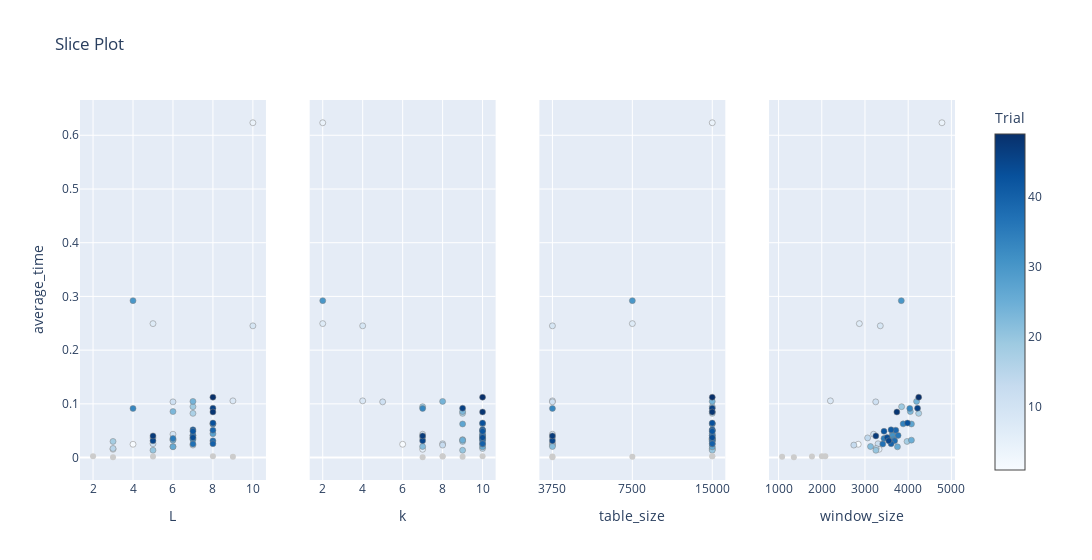

The code cell stored with this chart in its notebook:
### Code cell
plot_slice(lsh_study, target = lambda t: t.values[1], target_name = 'average_time')

### Figure 1 — Plotly figure (JSON) as saved in the notebook; plotly's stock layout.template omitted (floating-point values rounded to 4 significant figures)
{"data": [{"marker": {"color": [1, 4, 5, 7, 8, 9, 10, 11, 12, 13, 14, 15, 17, 18, 19, 20, 21, 22, 23, 24, 25, 26, 27, 28, 29, 30, 31, 32, 33, 34, 35, 36, 37, 38, 39, 40, 41, 42, 43, 44, 45, 46, 47, 48, 49], "colorbar": {"title": {"text": "Trial"}, "x": 1, "xpad": 40}, "colorscale": [[0, "rgb(247,251,255)"], [0.125, "rgb(222,235,247)"], [0.25, "rgb(198,219,239)"], [0.375, "rgb(158,202,225)"], [0.5, "rgb(107,174,214)"], [0.625, "rgb(66,146,198)"], [0.75, "rgb(33,113,181)"], [0.875, "rgb(8,81,156)"], [1, "rgb(8,48,107)"]], "line": {"color": "Grey", "width": 0.5}, "showscale": true}, "mode": "markers", "name": "Feasible Trial", "showlegend": false, "type": "scatter", "x": [4, 10, 3, 5, 9, 10, 6, 6, 5, 7, 5, 3, 7, 3, 7, 5, 6, 6, 6, 7, 6, 6, 8, 8, 7, 4, 7, 7, 4, 8, 6, 7, 7, 8, 8, 8, 7, 7, 8, 7, 5, 8, 5, 8, 8], "xaxis": "x", "y": [0.02478, 0.6233, 0.01547, 0.2493, 0.1056, 0.2453, 0.04344, 0.1037, 0.02568, 0.0232, 0.03656, 0.01694, 0.08227, 0.03001, 0.09474, 0.01357, 0.03337, 0.02056, 0.08566, 0.1045, 0.03245, 0.01998, 0.06251, 0.04431, 0.0356, 0.2921, 0.04078, 0.03358, 0.09146, 0.06272, 0.03557, 0.04129, 0.02515, 0.03107, 0.05091, 0.02574, 0.05164, 0.04891, 0.0643, 0.03717, 0.03124, 0.09188, 0.04032, 0.08483, 0.1124], "yaxis": "y"}, {"marker": {"color": "#cccccc"}, "mode": "markers", "name": "Infeasible Trial", "showlegend": false, "type": "scatter", "x": [8, 5, 3, 9, 2], "xaxis": "x", "y": [0.002289, 0.001785, 0.0005732, 0.001318, 0.002351], "yaxis": "y"}, {"marker": {"color": [1, 4, 5, 7, 8, 9, 10, 11, 12, 13, 14, 15, 17, 18, 19, 20, 21, 22, 23, 24, 25, 26, 27, 28, 29, 30, 31, 32, 33, 34, 35, 36, 37, 38, 39, 40, 41, 42, 43, 44, 45, 46, 47, 48, 49], "colorbar": {"title": {"text": "Trial"}, "x": 1, "xpad": 40}, "colorscale": [[0, "rgb(247,251,255)"], [0.125, "rgb(222,235,247)"], [0.25, "rgb(198,219,239)"], [0.375, "rgb(158,202,225)"], [0.5, "rgb(107,174,214)"], [0.625, "rgb(66,146,198)"], [0.75, "rgb(33,113,181)"], [0.875, "rgb(8,81,156)"], [1, "rgb(8,48,107)"]], "line": {"color": "Grey", "width": 0.5}, "showscale": false}, "mode": "markers", "name": "Feasible Trial", "showlegend": false, "type": "scatter", "x": [6, 2, 7, 2, 4, 4, 7, 5, 8, 8, 7, 10, 9, 9, 7, 9, 9, 7, 9, 8, 9, 10, 9, 10, 10, 2, 10, 10, 7, 10, 10, 10, 10, 10, 10, 10, 10, 10, 10, 10, 7, 9, 7, 10, 10], "xaxis": "x2", "y": [0.02478, 0.6233, 0.01547, 0.2493, 0.1056, 0.2453, 0.04344, 0.1037, 0.02568, 0.0232, 0.03656, 0.01694, 0.08227, 0.03001, 0.09474, 0.01357, 0.03337, 0.02056, 0.08566, 0.1045, 0.03245, 0.01998, 0.06251, 0.04431, 0.0356, 0.2921, 0.04078, 0.03358, 0.09146, 0.06272, 0.03557, 0.04129, 0.02515, 0.03107, 0.05091, 0.02574, 0.05164, 0.04891, 0.0643, 0.03717, 0.03124, 0.09188, 0.04032, 0.08483, 0.1124], "yaxis": "y2"}, {"marker": {"color": "#cccccc"}, "mode": "markers", "name": "Infeasible Trial", "showlegend": false, "type": "scatter", "x": [10, 8, 7, 9, 8], "xaxis": "x2", "y": [0.002289, 0.001785, 0.0005732, 0.001318, 0.002351], "yaxis": "y2"}, {"marker": {"color": [1, 4, 5, 7, 8, 9, 10, 11, 12, 13, 14, 15, 17, 18, 19, 20, 21, 22, 23, 24, 25, 26, 27, 28, 29, 30, 31, 32, 33, 34, 35, 36, 37, 38, 39, 40, 41, 42, 43, 44, 45, 46, 47, 48, 49], "colorbar": {"title": {"text": "Trial"}, "x": 1, "xpad": 40}, "colorscale": [[0, "rgb(247,251,255)"], [0.125, "rgb(222,235,247)"], [0.25, "rgb(198,219,239)"], [0.375, "rgb(158,202,225)"], [0.5, "rgb(107,174,214)"], [0.625, "rgb(66,146,198)"], [0.75, "rgb(33,113,181)"], [0.875, "rgb(8,81,156)"], [1, "rgb(8,48,107)"]], "line": {"color": "Grey", "width": 0.5}, "showscale": false}, "mode": "markers", "name": "Feasible Trial", "showlegend": false, "type": "scatter", "x": [3750, 15000, 15000, 7500, 3750, 3750, 3750, 3750, 3750, 3750, 3750, 15000, 15000, 15000, 15000, 15000, 15000, 3750, 15000, 15000, 15000, 15000, 15000, 15000, 15000, 7500, 15000, 15000, 3750, 15000, 15000, 15000, 15000, 15000, 15000, 15000, 15000, 15000, 15000, 15000, 3750, 15000, 3750, 15000, 15000], "xaxis": "x3", "y": [0.02478, 0.6233, 0.01547, 0.2493, 0.1056, 0.2453, 0.04344, 0.1037, 0.02568, 0.0232, 0.03656, 0.01694, 0.08227, 0.03001, 0.09474, 0.01357, 0.03337, 0.02056, 0.08566, 0.1045, 0.03245, 0.01998, 0.06251, 0.04431, 0.0356, 0.2921, 0.04078, 0.03358, 0.09146, 0.06272, 0.03557, 0.04129, 0.02515, 0.03107, 0.05091, 0.02574, 0.05164, 0.04891, 0.0643, 0.03717, 0.03124, 0.09188, 0.04032, 0.08483, 0.1124], "yaxis": "y3"}, {"marker": {"color": "#cccccc"}, "mode": "markers", "name": "Infeasible Trial", "showlegend": false, "type": "scatter", "x": [15000, 3750, 3750, 7500, 15000], "xaxis": "x3", "y": [0.002289, 0.001785, 0.0005732, 0.001318, 0.002351], "yaxis": "y3"}, {"marker": {"color": [1, 4, 5, 7, 8, 9, 10, 11, 12, 13, 14, 15, 17, 18, 19, 20, 21, 22, 23, 24, 25, 26, 27, 28, 29, 30, 31, 32, 33, 34, 35, 36, 37, 38, 39, 40, 41, 42, 43, 44, 45, 46, 47, 48, 49], "colorbar": {"title": {"text": "Trial"}, "x": 1, "xpad": 40}, "colorscale": [[0, "rgb(247,251,255)"], [0.125, "rgb(222,235,247)"], [0.25, "rgb(198,219,239)"], [0.375, "rgb(158,202,225)"], [0.5, "rgb(107,174,214)"], [0.625, "rgb(66,146,198)"], [0.75, "rgb(33,113,181)"], [0.875, "rgb(8,81,156)"], [1, "rgb(8,48,107)"]], "line": {"color": "Grey", "width": 0.5}, "showscale": false}, "mode": "markers", "name": "Feasible Trial", "showlegend": false, "type": "scatter", "x": [2844, 4782, 3326, 2870, 2200, 3355, 3200, 3249, 3303, 2742, 3061, 3260, 4243, 3974, 3848, 3253, 3612, 3128, 4050, 4195, 4075, 3752, 4076, 3636, 3534, 3841, 3640, 3660, 4037, 3884, 3440, 3766, 3412, 3687, 3713, 3606, 3604, 3441, 3985, 3513, 3551, 4217, 3252, 3738, 4244], "xaxis": "x4", "y": [0.02478, 0.6233, 0.01547, 0.2493, 0.1056, 0.2453, 0.04344, 0.1037, 0.02568, 0.0232, 0.03656, 0.01694, 0.08227, 0.03001, 0.09474, 0.01357, 0.03337, 0.02056, 0.08566, 0.1045, 0.03245, 0.01998, 0.06251, 0.04431, 0.0356, 0.2921, 0.04078, 0.03358, 0.09146, 0.06272, 0.03557, 0.04129, 0.02515, 0.03107, 0.05091, 0.02574, 0.05164, 0.04891, 0.0643, 0.03717, 0.03124, 0.09188, 0.04032, 0.08483, 0.1124], "yaxis": "y4"}, {"marker": {"color": "#cccccc"}, "mode": "markers", "name": "Infeasible Trial", "showlegend": false, "type": "scatter", "x": [2003, 1773, 1354, 1082, 2082], "xaxis": "x4", "y": [0.002289, 0.001785, 0.0005732, 0.001318, 0.002351], "yaxis": "y4"}], "layout": {"title": {"text": "Slice Plot"}, "width": 1200, "xaxis": {"anchor": "y", "domain": [0, 0.2125], "title": {"text": "L"}}, "xaxis2": {"anchor": "y2", "domain": [0.2625, 0.475], "title": {"text": "k"}}, "xaxis3": {"anchor": "y3", "categoryarray": [3750, 7500, 15000], "categoryorder": "array", "domain": [0.525, 0.7375], "title": {"text": "table_size"}, "type": "category"}, "xaxis4": {"anchor": "y4", "domain": [0.7875, 1], "title": {"text": "window_size"}}, "yaxis": {"anchor": "x", "domain": [0, 1], "title": {"text": "average_time"}}, "yaxis2": {"anchor": "x2", "domain": [0, 1], "matches": "y", "showticklabels": false}, "yaxis3": {"anchor": "x3", "domain": [0, 1], "matches": "y", "showticklabels": false}, "yaxis4": {"anchor": "x4", "domain": [0, 1], "matches": "y", "showticklabels": false}}}
